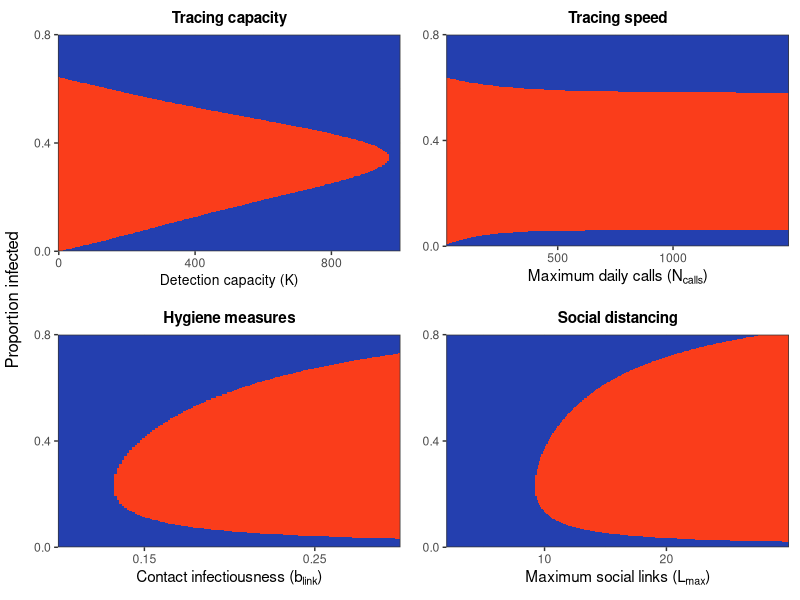
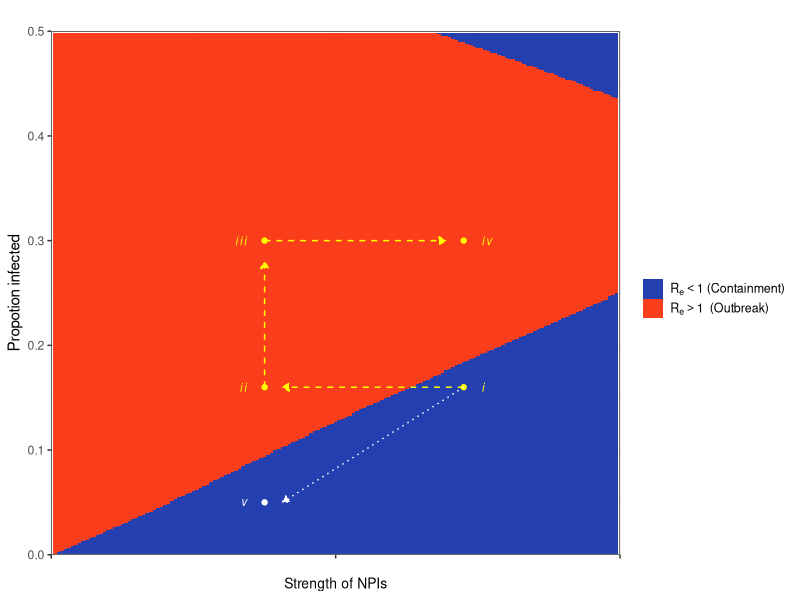
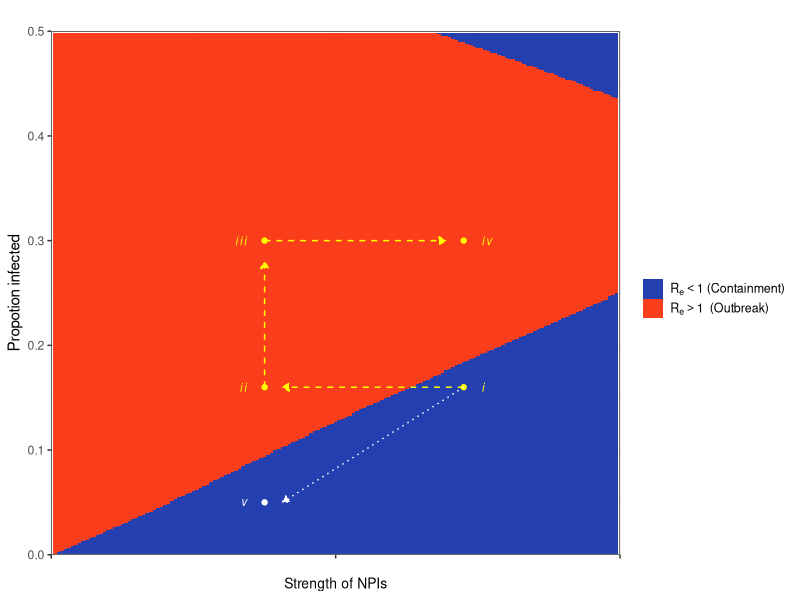

Write R code to recreate these figures, in order. (Note: this script raises an error after producing the figures.)
###### Plot the state space of Rt against N infected for different interventions

# Variables
#
# Npop: overall population
# pCall: probability that an attempt to contact individual is succesful
# pInfection: probability that a close contact is infected
# maxLinks: average number of close contacts that non detected infected individuals make
# NDailyCalls: daily number of contacting attempts that can be performed
# maxDetected: maximum number of infected individuals that can be detected
# infectedSubsample: plotting parameter to subsample infected for 2D rasters
# propInfectedMax: plotting parameter to truncate 2D plots vertically

library(tidyr)
library(ggplot2)
library(reshape)
library(dplyr)
library(gridExtra)
library(cowplot)
library(gtable)

#########
# ---- Basic model functions ----
########

# function of effective social links by day
links_fun <- function(maxLinks, day){
  return(maxLinks * (day^4) / (day^4 + 7^4))
}

# calculate the expected number of links of detected individuals
expected_links <- function(maxLinks, pContact){
  days <- c(0:20)
  pDay <- dgeom(days, pContact)
  pDay[length(pDay)] <- 1 - sum(pDay[1:(length(pDay)-1)])
  links <- links_fun(maxLinks, days)
  expectedLinks <- sum(pDay * links)
  return(expectedLinks)
}

# calculate Rt for given parameters
calculate_Rt <- function(maxDetected, maxLinks, Infected, pCall, NDailyCalls,
                   pInfection, Npop){
  # Expected number of detected individuals
  pDetected <- maxDetected / (maxDetected + Infected)
  NDetected <- pDetected * Infected
  # Daily probability that a detected individual is contacted
  pContact <- 1 - (1-pCall)^(NDailyCalls/NDetected)
  # Number of expected social links for detected individuals
  detectedLinks <- expected_links(maxLinks, pContact)
  # Probability that a contact of an infected is susceptible
  pSusceptible<- (Npop - Infected - 1) / (Npop - 1)
  # Rt calculation
  Rt <- pSusceptible * pInfection * (pDetected*detectedLinks + (1-pDetected)*maxLinks)
  return(Rt)
}

# calculates Rt for a vector of values of Infected
calculate_Rt_range <- function(maxDetected, maxLinks, Infected, pCall,
                               NDailyCalls, pInfection, Npop){
  RtVec <- vector()
  for (i in c(1:length(Infected))) {
    RtVec[i] <- calculate_Rt(maxDetected, maxLinks, Infected[i], pCall,
                             NDailyCalls, pInfection, Npop)
  }
  return(RtVec)
}

##############################
# --- Functions that generate phase space -----
#############################

### Calculate Rt for a varying number of detection capacity
Rt_detected <- function(maxLinks, maxDetected, pCall,  pInfection,
                     NDailyCalls, Npop, propInfectedMax = 1){
  infected <- c(1:round(Npop*propInfectedMax))
  RtSpace <- matrix(NA, ncol=length(maxDetected), nrow=length(infected))
  for(md in c(1:length(maxDetected))) {
    RtSpace[,md] <-  calculate_Rt_range(maxDetected=maxDetected[md],
                                        maxLinks=maxLinks, Infected=infected,
                                        pCall=pCall,
                                        NDailyCalls=NDailyCalls,
                                        pInfection=pInfection,
                                        Npop=Npop)
  }
  colnames(RtSpace) <- maxDetected
  rownames(RtSpace) <- infected
  return(RtSpace)
}


### Calculate Rt for a varying number of daily calls
Rt_calls <- function(maxLinks, maxDetected, pCall,  pInfection,
                     NDailyCalls, Npop, propInfectedMax = 1){
  infected <- c(1:round(Npop*propInfectedMax))
  RtSpace <- matrix(NA, ncol=length(NDailyCalls), nrow=length(infected))
  for(nc in c(1:length(NDailyCalls))) {
    RtSpace[,nc] <-  calculate_Rt_range(maxDetected=maxDetected,
                                        maxLinks=maxLinks, Infected=infected,
                                        pCall=pCall,
                                        NDailyCalls=NDailyCalls[nc],
                                        pInfection=pInfection,
                                        Npop=Npop)
  }
  colnames(RtSpace) <- NDailyCalls
  rownames(RtSpace) <- infected
  return(RtSpace)
}


### Calculate Rt for a varying number of maximum contacts
Rt_links <- function(maxLinks, maxDetected, pCall,  pInfection,
                     NDailyCalls, Npop, propInfectedMax = 1){
  infected <- c(1:round(Npop*propInfectedMax))
  RtSpace <- matrix(NA, ncol=length(maxLinks), nrow=length(infected))
  for(ml in c(1:length(maxLinks))) {
    RtSpace[,ml] <-  calculate_Rt_range(maxDetected=maxDetected,
                                        maxLinks=maxLinks[ml], Infected=infected,
                                        pCall=pCall,
                                        NDailyCalls=NDailyCalls,
                                        pInfection=pInfection,
                                        Npop=Npop)
  }
  colnames(RtSpace) <- maxLinks
  rownames(RtSpace) <- infected
  return(RtSpace)
}

### Calculate Rt for a varying number of probability of infectious close contact
Rt_pInfection <- function(maxLinks, maxDetected, pCall,  pInfection,
                     NDailyCalls, Npop, propInfectedMax = 1){
  infected <- c(1:round(Npop*propInfectedMax))
  RtSpace <- matrix(NA, ncol=length(pInfection), nrow=length(infected))
  for(pI in c(1:length(pInfection))) {
    RtSpace[,pI] <-  calculate_Rt_range(maxDetected=maxDetected,
                                        maxLinks=maxLinks, Infected=infected,
                                        pCall=pCall,
                                        NDailyCalls=NDailyCalls,
                                        pInfection=pInfection[pI],
                                        Npop=Npop)
  }
  colnames(RtSpace) <- pInfection
  rownames(RtSpace) <- infected
  return(RtSpace)
}

# Enlongate and subsample matrix, and binarize, to draw raster in ggplot
# varNames is the names of the columns
# infectedSubsample indicates to keep 1 of every infectedSumsample infected values
enlongate_matrix <- function(inputMatrix, varNames, infectedSubsample) {
  longDF <- melt.array(inputMatrix, varnames = varNames) %>%
    dplyr::rename(., Rt = value) %>%
    dplyr::mutate(., Rt_exp = as.factor(as.integer(Rt > 1))) %>%
    as_tibble(.) %>%
    dplyr::filter(., (Infected %% infectedSubsample) == 0)
  return(longDF)
}

# plot 2D
plot_phase_space <- function(inputDF, reverse = FALSE){
  spacePlot <- ggplot(inputDF, aes(x = measure, y = Infected, fill = Rt_exp)) +
    geom_raster() +
    scale_fill_manual(values = c("#243faf", "#fa3d1b"),
                      name = element_blank(), labels = c(bquote(R[e]<1~"(Containment)"),
                                                         bquote(R[e]>1~" (Outbreak)"))) +
    scale_y_continuous(name = "Proportion infected", expand = c(0,0),
                       limits = c(0,.8), breaks = c(0, 0.4, 0.8)) +
    theme_bw()
  if (reverse) {
    spacePlot <- spacePlot +
      scale_x_reverse(name = xName, expand = c(0,0))
  }
  return(spacePlot)
}


###############################
# ---- Make the space plots -----
###############################

# general parameters
pCall <- 0.1
pInfection <- 0.2
Npop <- 2000
maxLinks <- 14
propInfectedMax <- 1
NDailyCalls <- 800
infectedSubsample <- 3
maxDetected <- 200

# ranges for 
maxDetected_Vec <- seq(0, 1000, 5)
dailyCalls_Vec <- seq(20, 1500, 5)
maxLinks_Vec <- seq(2, 30, 0.1)
pInfection_Vec <- seq(0.1, 0.3, 0.0015)

# Space plot for maximum number of people that can be detected
detectedLong <- Rt_detected(maxLinks = maxLinks, maxDetected = maxDetected_Vec,
                        pCall = pCall, pInfection = pInfection,
                        NDailyCalls = NDailyCalls, Npop = Npop,
                        propInfectedMax = propInfectedMax) %>%
                enlongate_matrix(., c("Infected", "maxDetected"), infectedSubsample)

detectedPlot <- dplyr::rename(detectedLong, measure = maxDetected) %>%
  dplyr::mutate(Infected =Infected/ Npop) %>% 
  plot_phase_space(.) +
  ggtitle("Tracing capacity") +
  theme(plot.title = element_text(hjust = 0.5, size = 11, face = "bold"),
        axis.title.x = element_text(size = 10)) +
  scale_x_continuous(breaks = c(0, 400, 800),
                     name = bquote("Detection capacity (K)"),
                     expand = c(0,0))

# Space plot for maximum number of calls (speed of detection)
callsLong <- Rt_calls(maxLinks = maxLinks, maxDetected = maxDetected,
                        pCall = pCall, pInfection = pInfection,
                        NDailyCalls = dailyCalls_Vec, Npop = Npop,
                        propInfectedMax = propInfectedMax) %>%
            enlongate_matrix(., c("Infected", "maxCalls"), infectedSubsample)

callsPlot <- dplyr::rename(callsLong, measure = maxCalls) %>%
  dplyr::mutate(Infected =Infected/ Npop) %>% 
  plot_phase_space(.) +
  ggtitle("Tracing speed") +
  theme(plot.title = element_text(hjust = 0.5, size = 11, face = "bold")) +
  scale_x_continuous(breaks = c(0, 500, 1000),
                     name = bquote("Maximum daily calls ("*N[calls]*")"),
                     expand = c(0,0))

# Space plot for maximum number of links
linksLong <- Rt_links(maxLinks = maxLinks_Vec, maxDetected = maxDetected,
                        pCall = pCall, pInfection = pInfection,
                        NDailyCalls = NDailyCalls, Npop = Npop,
                        propInfectedMax = propInfectedMax) %>% 
            enlongate_matrix(., c("Infected", "maxLinks"), infectedSubsample)
linksPlot <- dplyr::rename(linksLong, measure = maxLinks) %>%
  dplyr::mutate(Infected =Infected/ Npop) %>% 
  plot_phase_space(.) +
  ggtitle("Social distancing") +
  theme(plot.title = element_text(hjust = 0.5, size = 11, face = "bold")) +
  scale_x_continuous(breaks = c(10, 20),
                     name = bquote("Maximum social links ("*L[max]*")"),
                     expand = c(0,0))

# Space plot for pInfection 
infectionLong <- Rt_pInfection(maxLinks = maxLinks, maxDetected = maxDetected,
                        pCall = pCall, pInfection = pInfection_Vec,
                        NDailyCalls = NDailyCalls, Npop = Npop,
                        propInfectedMax = propInfectedMax) %>%
            enlongate_matrix(., c("Infected", "pInfection"), infectedSubsample)
infectionPlot <- dplyr::rename(infectionLong, measure = pInfection) %>%mutate(Infected =Infected/ Npop) %>% 
  plot_phase_space(.) +
  ggtitle("Hygiene measures") +
  theme(plot.title = element_text(hjust = 0.5, size = 11, face = "bold")) +
  scale_x_continuous(breaks = c(0.15, 0.25),
                     name = bquote("Contact infectiousness ("*b[link]*")"),
                     expand = c(0,0))



# ---- arrange plots into grid -----
legendPlot <- detectedPlot + theme(legend.position = "bottom",
                                   legend.key.size = unit(.5,"cm"),
                                   legend.text = element_text(size = 9))
legend <- gtable_filter(ggplotGrob(legendPlot), "guide-box")

space2Dplots <- grid.arrange(
                     arrangeGrob(detectedPlot + theme(legend.position="none",
                                                      axis.title.y=element_blank(),
                                                      plot.margin=margin(8,8,8,8)),
                                 callsPlot + theme(legend.position="none",
                                                      axis.title.y=element_blank(),
                                                      plot.margin=margin(8,8,8,8)),
                                 infectionPlot + theme(legend.position="none",
                                                      axis.title.y=element_blank(),
                                                      plot.margin=margin(8,8,8,8)),
                                 linksPlot + theme(legend.position="none",
                                                      axis.title.y=element_blank(),
                                                      plot.margin=margin(8,8,8,8)),
                                 ncol=2, left = "Proportion infected")#,legend,
                     #heights=c(10, .5)
                     )


ggsave("./plots/phase_space.png", space2Dplots, width = 15, height = 13, units = "cm")


######
### ---- plot state-space dynamics for fig 1d----
###
x1 = 300
x2 = 580
y1 = .16
y2 = .3
y1bis = .05
xOffset = 25
yOffset= 15
colSquare = "yellow"
colLine = "white"
linSquare="dashed"
linLine = "dotted"
fontSize = 3
xLim = c(0,800)
yLim = c(0,.5)


npi.upper.plot = detectedPlot + scale_x_continuous(breaks = c(0, 400, 800), 
                                  labels = c("","",""),
                                  expand = c(0,0),
                                  limits = xLim) +
  scale_y_continuous(expand=c(0,0),limits=yLim)+
  ggtitle("") +
  labs(x="Strength of NPIs",y="Propotion infected")+
  
  theme(#axis.title.y=element_blank(),
        legend.key.size = unit(.5,"cm"),
        legend.text = element_text(size = 9),
        legend.position = "right")+
  annotate(geom="point",x=x1,y=y1,col=colSquare)+
  annotate(geom="point",x=x2,y=y1,col=colSquare)+
  annotate(geom="point",x=x1,y=y2,col=colSquare)+
  annotate(geom="point",x=x2,y=y2,col=colSquare) + 
  annotate(geom = "text",x=x2+xOffset,y1,label="italic(i)",size=fontSize,parse=T,hjust="outward",col=colSquare)+
  annotate(geom = "text",x=x2+xOffset,y2,label="italic(iv)",size=fontSize,parse=T,hjust="outward",col=colSquare)+
  annotate(geom = "text",x=x1-xOffset,y1,label="italic(ii)",size=fontSize,parse=T,hjust="outward",col=colSquare)+
  annotate(geom = "text",x=x1-xOffset,y2,label="italic(iii)",size=fontSize,parse=T,hjust="outward",col=colSquare)+
  annotate(geom="segment",x=x2,xend = x1+25,y=y1,yend=y1,col=colSquare,
           arrow = arrow(length = unit(0.2, "cm"), ends = "last",type="closed"),linetype=linSquare) +
  annotate(geom="segment",x=x1,xend = x2-25,y=y2,yend=y2,col=colSquare,
           arrow = arrow(length = unit(0.2, "cm"), ends = "last",type = "closed"),linetype=linSquare)+
  annotate(geom="segment",x=x1,xend = x1,y=y1,yend=y2-.02,col=colSquare,
           arrow = arrow(length = unit(0.2, "cm"), ends = "last",type = "closed"),linetype=linSquare)+
  annotate(geom="point",x=x1,y=y1bis,col=colLine)+
  annotate(geom = "text",x=x1-xOffset,y1bis,label="italic(v)",size=fontSize,parse=T,hjust="outward",col=colLine)+
  annotate(geom="segment",x=x2,xend = x1+xOffset,y=y1,yend=y1bis,col=colLine,
           arrow = arrow(length = unit(0.2, "cm"), ends = "last",type="closed"),linetype=linLine)


npi.upper.plot
ggsave("./plots/fig4_2021.png", npi.upper.plot, width = 6, height = 4, units = "in")



#npi.lower.plot = npi.upper.plot

#grid.arrange(npi.upper.plot,npi.lower.plot,ncol=1,left="Proportion infected",bottom="Strength of NPIs")


########################
#----  plot 1d phase space ----
########################

# general parameters
pCall <- 0.1
pInfection <- 0.2
Npop <- 2000
maxLinks <- 14
propInfectedMax <- 1
NDailyCalls <- 800
infectedSubsample <- 3
maxDetected <- 200

I50 <- 200
I50_w <- 400
maxDetected_logistic <- 0
Infected <- c(1:2000)

logisticR <- calculate_Rt(maxDetected=maxDetected_logistic, I50=I50,
                      maxLinks=maxLinks, Infected=Infected,
                      pCall=pCall, NDailyCalls=NDailyCalls,
                      pInfection=pInfection, Npop=Npop)
weakAlleeR <- calculate_Rt(maxDetected=maxDetected, I50=I50_w,
                      maxLinks=maxLinks, Infected=Infected,
                      pCall=pCall, NDailyCalls=NDailyCalls,
                      pInfection=pInfection, Npop=Npop)
alleeR <- calculate_Rt(maxDetected=maxDetected, I50=I50,
                      maxLinks=maxLinks, Infected=Infected,
                      pCall=pCall, NDailyCalls=NDailyCalls,
                      pInfection=pInfection, Npop=Npop)

infRdf <- data.frame(Infected = c(1:2000), logisticR = logisticR, alleeR = alleeR, weakAlleeR = weakAlleeR) %>%
  tidyr::pivot_longer(., cols = c("alleeR", "logisticR", "weakAlleeR"), names_to = "model",
                      values_to = "R") %>%
  dplyr::mutate(., model=factor(model, levels=c("logisticR", "weakAlleeR", "alleeR")))

# Find equilibrum points and put into dataframe to use in plot 
equilibriumPoints <- which(alleeR < 1)

point1 <- which(diff(equilibriumPoints) == max(diff(equilibriumPoints)))
point2 <- equilibriumPoints[point1+1]

equilibriumDf <- data.frame(Infected = c(point1, point2), R = c(1, 1),
                               type = c("unstable", "stable"))
arrowDf <- data.frame(Ii = c(point1-45, point1+120, Npop-100),
                      If = c(-60, point2-240, point2+100),
                      direction = c("left", "right", "left"),
                      R = 1.1)

thresholdText <- c("Epidemic \nthreshold")
immunityText <- c("Population \nimmunity")
#threshold_I_Text <- c("\nI*")

allee1D <- ggplot(infRdf, aes(x=Infected, y=R, color=model)) +
  geom_line(size=1) +
  scale_color_manual(values=c("#14b74b", "black", "#b33018"), name="",
                     labels=c("no NPI-Allee effect",
                                "weak NPI-Allee effect", "strong NPI-Allee effect")) +
  geom_hline(yintercept=1, size=1, linetype="dashed") +
  geom_segment(aes(x=point1, xend=point1, y=0, yend=2), color="red",
               linetype="dashed") +
  xlab("Proportion infected") +
  ylab(bquote('Reproductive number ' ~R[e] )) +
  geom_point(data=equilibriumDf, size=4, color="black") +
  geom_segment(data=dplyr::filter(arrowDf, direction == "right"),
               aes(x=Ii, xend=If, y=R, yend=R), color="#fa3d1b",
               arrow=arrow(length=unit(0.2, "cm")), size=0.9) +
  geom_segment(data=dplyr::filter(arrowDf, direction == "left"),
               aes(x=Ii, xend=If, y=R, yend=R), color= "#243faf",
               arrow=arrow(length=unit(0.2, "cm"), ends="last"), size=0.9) +
  annotate("text", x=point1+50, y=0.7, label=thresholdText, size=3.2, hjust="inward") +
  #annotate("text", x=point1+370, y=0.7, label=threshold_I_Text, size=3.2, hjust="inward",fontface="italic") +
  annotate("text", x=point2, y=0.7, label=immunityText, size=3.2, hjust="inward") +
  #annotate("text",x=point1+100,y=2.5,label="Allee effect \n (saturation of NPIs)",size=3,hjust="center") +
#  geom_text(aes(x = point2, y = 0.7), label = immunityText, color = "black",
 #           hjust = "inward", family = "sans", fontface = "plain" ) +
  theme_classic() +
  scale_x_continuous(breaks=c(0, 1000, 2000), labels=c(0, 0.5, 1)) + 
  theme(legend.position=c(.7,.8),text=element_text(size=12)) 

ggsave("./plots/allee1D.png", allee1D, width = 15, height = 12, units = "cm")


fig1_top_row = ggarrange(allee1D+theme(plot.margin=margin(8,8,8,8)),
                         space2Dplots, nrow=1,labels="AUTO")
ggsave("./plots/fig1.png", fig1_top_row, width=10, height=4, units="in")
